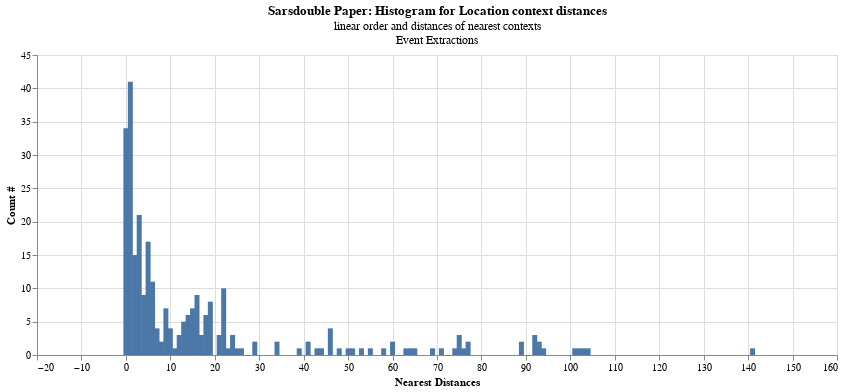

Source (notebook cell):
### Code cell
res = pd.DataFrame.from_dict(all_results['sarsdouble_all.csv']['loc_results'])
res.drop(res.index[res['top'] == -1], inplace = True)
r = res.groupby(['top']).count().reset_index()[['sno', 'top']]
ch = alt.Chart(r).mark_bar().encode(
    alt.X("top:Q", title="Nearest Distances"),
    y=alt.Y('sno',title="Count #")
).properties(
    title=alt.TitleParams('Sarsdouble Paper: Histogram for Location context distances',
    subtitle=["linear order and distances of nearest contexts","Event Extractions"]), width=800
)

ch.configure_title(
    fontSize=14,
    font='Courier',
    anchor='start',
    color='gray'
)
ch.mark_bar() + ch.mark_text(align='left', dy=2)

### Figure 1 — Vega-Lite specification as saved in the notebook (floating-point values rounded to 4 significant figures)
{"config": {"view": {"continuousWidth": 400, "continuousHeight": 300}}, "layer": [{"mark": "bar", "encoding": {"x": {"field": "top", "title": "Nearest Distances", "type": "quantitative"}, "y": {"field": "sno", "title": "Count #", "type": "quantitative"}}, "title": {"text": "Sarsdouble Paper: Histogram for Location context distances", "subtitle": ["linear order and distances of nearest contexts", "Event Extractions"]}, "width": 800}, {"mark": {"type": "text", "align": "left", "dy": 2}, "encoding": {"x": {"field": "top", "title": "Nearest Distances", "type": "quantitative"}, "y": {"field": "sno", "title": "Count #", "type": "quantitative"}}, "title": {"text": "Sarsdouble Paper: Histogram for Location context distances", "subtitle": ["linear order and distances of nearest contexts", "Event Extractions"]}, "width": 800}], "data": {"name": "data-1f5eb6236855e8cc25421338a950f3f1"}, "$schema": "https://vega.github.io/schema/vega-lite/v4.17.0.json", "datasets": {"data-1f5eb6236855e8cc25421338a950f3f1": [{"sno": 34, "top": 0}, {"sno": 41, "top": 1}, {"sno": 15, "top": 2}, {"sno": 21, "top": 3}, {"sno": 9, "top": 4}, {"sno": 17, "top": 5}, {"sno": 11, "top": 6}, {"sno": 4, "top": 7}, {"sno": 2, "top": 8}, {"sno": 7, "top": 9}, {"sno": 4, "top": 10}, {"sno": 1, "top": 11}, {"sno": 3, "top": 12}, {"sno": 5, "top": 13}, {"sno": 6, "top": 14}, {"sno": 7, "top": 15}, {"sno": 9, "top": 16}, {"sno": 3, "top": 17}, {"sno": 6, "top": 18}, {"sno": 8, "top": 19}, {"sno": 3, "top": 21}, {"sno": 10, "top": 22}, {"sno": 1, "top": 23}, {"sno": 3, "top": 24}, {"sno": 1, "top": 25}, {"sno": 1, "top": 26}, {"sno": 2, "top": 29}, {"sno": 2, "top": 34}, {"sno": 1, "top": 39}, {"sno": 2, "top": 41}, {"sno": 1, "top": 43}, {"sno": 1, "top": 44}, {"sno": 4, "top": 46}, {"sno": 1, "top": 48}, {"sno": 1, "top": 50}, {"sno": 1, "top": 51}, {"sno": 1, "top": 53}, {"sno": 1, "top": 55}, {"sno": 1, "top": 58}, {"sno": 2, "top": 60}, {"sno": 1, "top": 63}, {"sno": 1, "top": 64}, {"sno": 1, "top": 65}, {"sno": 1, "top": 69}, {"sno": 1, "top": 71}, {"sno": 1, "top": 74}, {"sno": 3, "top": 75}, {"sno": 1, "top": 76}, {"sno": 2, "top": 77}, {"sno": 2, "top": 89}, {"sno": 3, "top": 92}, {"sno": 2, "top": 93}, {"sno": 1, "top": 94}, {"sno": 1, "top": 101}, {"sno": 1, "top": 102}, {"sno": 1, "top": 103}, {"sno": 1, "top": 104}, {"sno": 1, "top": 141}]}}
